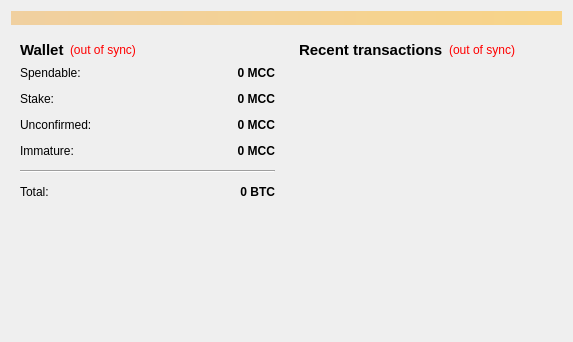
<?xml version="1.0" encoding="UTF-8"?>
<ui version="4.0">
 <class>OverviewPage</class>
 <widget class="QWidget" name="OverviewPage">
  <property name="geometry">
   <rect>
    <x>0</x>
    <y>0</y>
    <width>573</width>
    <height>342</height>
   </rect>
  </property>
  <property name="windowTitle">
   <string>Form</string>
  </property>
  <layout class="QVBoxLayout" name="topLayout">
   <item>
    <widget class="QLabel" name="labelAlerts">
     <property name="visible">
      <bool>false</bool>
     </property>
     <property name="styleSheet">
      <string notr="true">background-color: qlineargradient(x1: 0, y1: 0, x2: 1, y2: 0, stop:0 #F0D0A0, stop:1 #F8D488);  color:#000000
</string>
     </property>
     <property name="wordWrap">
      <bool>true</bool>
     </property>
     <property name="margin">
      <number>3</number>
     </property>
    </widget>
   </item>
   <item>
    <layout class="QHBoxLayout" name="horizontalLayout" stretch="1,1">
     <item>
      <layout class="QVBoxLayout" name="verticalLayout_2">
       <item>
        <widget class="QWidget" name="widget" native="true">
         <layout class="QVBoxLayout" name="verticalLayout_4">
          <item>
           <layout class="QHBoxLayout" name="horizontalLayout_4">
            <item>
             <widget class="QLabel" name="label_5">
              <property name="font">
               <font>
                <pointsize>11</pointsize>
                <weight>75</weight>
                <bold>true</bold>
               </font>
              </property>
              <property name="text">
               <string>Wallet</string>
              </property>
             </widget>
            </item>
            <item>
             <widget class="QLabel" name="labelWalletStatus">
              <property name="toolTip">
               <string>The displayed information may be out of date. Your wallet automatically synchronizes with the MinecraftCoin network after a connection is established, but this process has not completed yet.</string>
              </property>
              <property name="styleSheet">
               <string notr="true">QLabel { color: red; }</string>
              </property>
              <property name="text">
               <string notr="true">(out of sync)</string>
              </property>
              <property name="alignment">
               <set>Qt::AlignLeading|Qt::AlignLeft|Qt::AlignVCenter</set>
              </property>
             </widget>
            </item>
            <item>
             <spacer name="horizontalSpacer_2">
              <property name="orientation">
               <enum>Qt::Horizontal</enum>
              </property>
              <property name="sizeHint" stdset="0">
               <size>
                <width>40</width>
                <height>20</height>
               </size>
              </property>
             </spacer>
            </item>
           </layout>
          </item>
          <item>
           <layout class="QFormLayout" name="formLayout_2">
            <property name="fieldGrowthPolicy">
             <enum>QFormLayout::AllNonFixedFieldsGrow</enum>
            </property>
            <property name="horizontalSpacing">
             <number>12</number>
            </property>
            <property name="verticalSpacing">
             <number>12</number>
            </property>
            <item row="0" column="0">
             <widget class="QLabel" name="label">
              <property name="text">
               <string>Spendable:</string>
              </property>
             </widget>
            </item>
            <item row="0" column="1">
             <widget class="QLabel" name="labelBalance">
              <property name="font">
               <font>
                <weight>75</weight>
                <bold>true</bold>
               </font>
              </property>
              <property name="cursor">
               <cursorShape>IBeamCursor</cursorShape>
              </property>
              <property name="toolTip">
               <string>Your current spendable balance</string>
              </property>
              <property name="text">
               <string notr="true">0 MCC</string>
              </property>
              <property name="alignment">
               <set>Qt::AlignRight|Qt::AlignTrailing|Qt::AlignVCenter</set>
              </property>
              <property name="textInteractionFlags">
               <set>Qt::LinksAccessibleByMouse|Qt::TextSelectableByKeyboard|Qt::TextSelectableByMouse</set>
              </property>
             </widget>
            </item>
            <item row="1" column="0">
             <widget class="QLabel" name="label_6">
              <property name="text">
               <string>Stake:</string>
              </property>
             </widget>
            </item>
            <item row="1" column="1">
             <widget class="QLabel" name="labelStake">
              <property name="font">
               <font>
                <weight>75</weight>
                <bold>true</bold>
               </font>
              </property>
              <property name="cursor">
               <cursorShape>IBeamCursor</cursorShape>
              </property>
              <property name="toolTip">
               <string>Total of coins that was staked, and do not yet count toward the current balance</string>
              </property>
              <property name="text">
               <string notr="true">0 MCC</string>
              </property>
              <property name="alignment">
               <set>Qt::AlignRight|Qt::AlignTrailing|Qt::AlignVCenter</set>
              </property>
              <property name="textInteractionFlags">
               <set>Qt::LinksAccessibleByMouse|Qt::TextSelectableByKeyboard|Qt::TextSelectableByMouse</set>
              </property>
             </widget>
            </item>
            <item row="2" column="0">
             <widget class="QLabel" name="label_3">
              <property name="text">
               <string>Unconfirmed:</string>
              </property>
             </widget>
            </item>
            <item row="2" column="1">
             <widget class="QLabel" name="labelUnconfirmed">
              <property name="font">
               <font>
                <weight>75</weight>
                <bold>true</bold>
               </font>
              </property>
              <property name="cursor">
               <cursorShape>IBeamCursor</cursorShape>
              </property>
              <property name="toolTip">
               <string>Total of transactions that have yet to be confirmed, and do not yet count toward the current balance</string>
              </property>
              <property name="text">
               <string notr="true">0 MCC</string>
              </property>
              <property name="alignment">
               <set>Qt::AlignRight|Qt::AlignTrailing|Qt::AlignVCenter</set>
              </property>
              <property name="textInteractionFlags">
               <set>Qt::LinksAccessibleByMouse|Qt::TextSelectableByKeyboard|Qt::TextSelectableByMouse</set>
              </property>
             </widget>
            </item>
            <item row="3" column="0">
             <widget class="QLabel" name="labelImmatureText">
              <property name="text">
               <string>Immature:</string>
              </property>
             </widget>
            </item>
            <item row="3" column="1">
             <widget class="QLabel" name="labelImmature">
              <property name="font">
               <font>
                <weight>75</weight>
                <bold>true</bold>
               </font>
              </property>
              <property name="toolTip">
               <string>Mined balance that has not yet matured</string>
              </property>
              <property name="text">
               <string notr="true">0 MCC</string>
              </property>
              <property name="alignment">
               <set>Qt::AlignRight|Qt::AlignTrailing|Qt::AlignVCenter</set>
              </property>
              <property name="textInteractionFlags">
               <set>Qt::LinksAccessibleByMouse|Qt::TextSelectableByKeyboard|Qt::TextSelectableByMouse</set>
              </property>
             </widget>
            </item>
            <item row="4" column="0" colspan="2">
             <widget class="Line" name="line">
              <property name="orientation">
               <enum>Qt::Horizontal</enum>
              </property>
             </widget>
            </item>
            <item row="5" column="0">
             <widget class="QLabel" name="labelTotalText">
              <property name="text">
               <string>Total:</string>
              </property>
             </widget>
            </item>
            <item row="5" column="1">
             <widget class="QLabel" name="labelTotal">
              <property name="font">
               <font>
                <weight>75</weight>
                <bold>true</bold>
               </font>
              </property>
              <property name="cursor">
               <cursorShape>IBeamCursor</cursorShape>
              </property>
              <property name="toolTip">
               <string>Your current total balance</string>
              </property>
              <property name="text">
               <string notr="true">0 BTC</string>
              </property>
              <property name="alignment">
               <set>Qt::AlignRight|Qt::AlignTrailing|Qt::AlignVCenter</set>
              </property>
              <property name="textInteractionFlags">
               <set>Qt::LinksAccessibleByMouse|Qt::TextSelectableByKeyboard|Qt::TextSelectableByMouse</set>
              </property>
             </widget>
            </item>
           </layout>
          </item>
         </layout>
        </widget>
       </item>
       <item>
        <spacer name="verticalSpacer">
         <property name="orientation">
          <enum>Qt::Vertical</enum>
         </property>
         <property name="sizeHint" stdset="0">
          <size>
           <width>20</width>
           <height>40</height>
          </size>
         </property>
        </spacer>
       </item>
      </layout>
     </item>
     <item>
      <layout class="QVBoxLayout" name="verticalLayout_3">
       <item>
        <widget class="QWidget" name="widget_2" native="true">
         <layout class="QVBoxLayout" name="verticalLayout">
          <item>
           <layout class="QHBoxLayout" name="horizontalLayout_2">
            <item>
             <widget class="QLabel" name="label_4">
              <property name="font">
               <font>
                <pointsize>11</pointsize>
                <weight>75</weight>
                <bold>true</bold>
               </font>
              </property>
              <property name="text">
               <string>&lt;b&gt;Recent transactions&lt;/b&gt;</string>
              </property>
             </widget>
            </item>
            <item>
             <widget class="QLabel" name="labelTransactionsStatus">
              <property name="toolTip">
               <string>The displayed information may be out of date. Your wallet automatically synchronizes with the MinecraftCoin network after a connection is established, but this process has not completed yet.</string>
              </property>
              <property name="styleSheet">
               <string notr="true">QLabel { color: red; }</string>
              </property>
              <property name="text">
               <string notr="true">(out of sync)</string>
              </property>
              <property name="alignment">
               <set>Qt::AlignRight|Qt::AlignTrailing|Qt::AlignVCenter</set>
              </property>
             </widget>
            </item>
            <item>
             <spacer name="horizontalSpacer">
              <property name="orientation">
               <enum>Qt::Horizontal</enum>
              </property>
              <property name="sizeHint" stdset="0">
               <size>
                <width>40</width>
                <height>20</height>
               </size>
              </property>
             </spacer>
            </item>
           </layout>
          </item>
          <item>
           <widget class="QListView" name="listTransactions">
            <property name="styleSheet">
             <string notr="true">QListView { background: transparent; }</string>
            </property>
            <property name="frameShape">
             <enum>QFrame::NoFrame</enum>
            </property>
            <property name="verticalScrollBarPolicy">
             <enum>Qt::ScrollBarAlwaysOff</enum>
            </property>
            <property name="horizontalScrollBarPolicy">
             <enum>Qt::ScrollBarAlwaysOff</enum>
            </property>
            <property name="selectionMode">
             <enum>QAbstractItemView::NoSelection</enum>
            </property>
           </widget>
          </item>
         </layout>
        </widget>
       </item>
      </layout>
     </item>
    </layout>
   </item>
  </layout>
 </widget>
 <resources/>
 <connections/>
</ui>
